Frame 1 (no input): blank canvas, image omitted
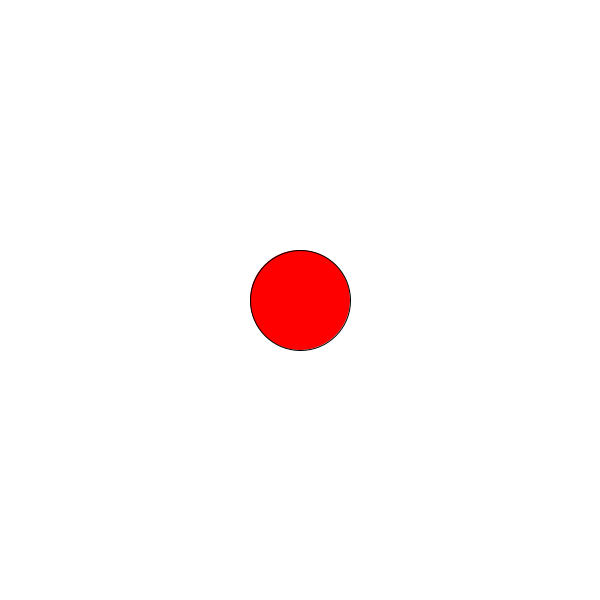
Frame 60 (the mouse pressed at the canvas centre just before this capture)
Frame 120 (the mouse held since frame 60 and released just before this capture): identical to frame 60, image omitted

The Processing sketch that drew this single still picture (run headless with seeded random() and noise(); from frame 60 on, the mouse is pressed at the canvas centre):

// Processing sketch: frameCount1
// ── frameCount1.pde
float tam = 30;
boolean prendida = false;

void setup() {
  size(600, 600);
}


void draw() {
  println(frameCount);
  background(255);
  
  if(frameCount%60 == 0){
    fill(255,0,0);
    tam = 100;
  }else{
    fill(255);
    tam=30;
  }
  //circle(frameCount, height/2, tam);
  
  circle(width/2, height/2, tam);
  
}
